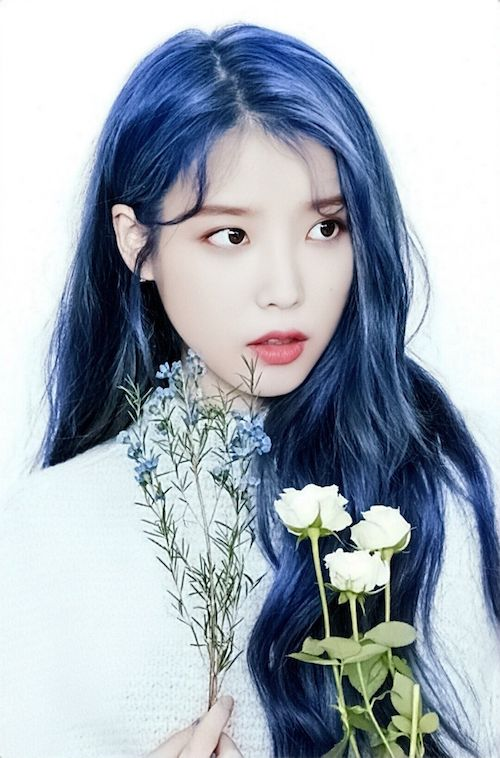
#> input picture Resources/iu1.jpg, 500 x 758 px
$ python chapter7.py
#> lines starting #> are read from the running program, lines starting #| are printed output that depends on the picture; after the words box and inside, x2 and y2 are one past the last pixel; in counts of white or black regions, pixels touching at a corner belong together
import cv2
import numpy as np


def empty(a):
    pass


cv2.namedWindow("TrackBars")
cv2.resizeWindow("TrackBars", 500, 758)
cv2.createTrackbar("Hue Min", "TrackBars", 66, 179, empty)
cv2.createTrackbar("Hue Max", "TrackBars", 171, 179, empty)
cv2.createTrackbar("Sat Min", "TrackBars", 63, 255, empty)
cv2.createTrackbar("Sat Max", "TrackBars", 255, 255, empty)
cv2.createTrackbar("Val Min", "TrackBars", 0, 255, empty)
cv2.createTrackbar("Val Max", "TrackBars", 255, 255, empty)

while True:
    img = cv2.imread("Resources/iu1.jpg")
#> img is the input picture: shape (758, 500, 3); mean B, G, R 183.7, 172.9, 163.2
    imgHSV = cv2.cvtColor(img, cv2.COLOR_BGR2HSV)
#> imgHSV: shape (758, 500, 3); mean H, S, V 74.7, 64.8, 187.5
    h_min = cv2.getTrackbarPos("Hue Min", "TrackBars")
    h_max = cv2.getTrackbarPos("Hue Max", "TrackBars")
    s_min = cv2.getTrackbarPos("Sat Min", "TrackBars")
    s_max = cv2.getTrackbarPos("Sat Max", "TrackBars")
    v_min = cv2.getTrackbarPos("Val Min", "TrackBars")
    v_max = cv2.getTrackbarPos("Val Max", "TrackBars")
    print(h_min, h_max, s_min, s_max, v_min, v_max)
    lower = np.array([h_min, s_min, v_min])
    upper = np.array([h_max, s_max, v_max])
    mask = cv2.inRange(imgHSV, lower, upper)
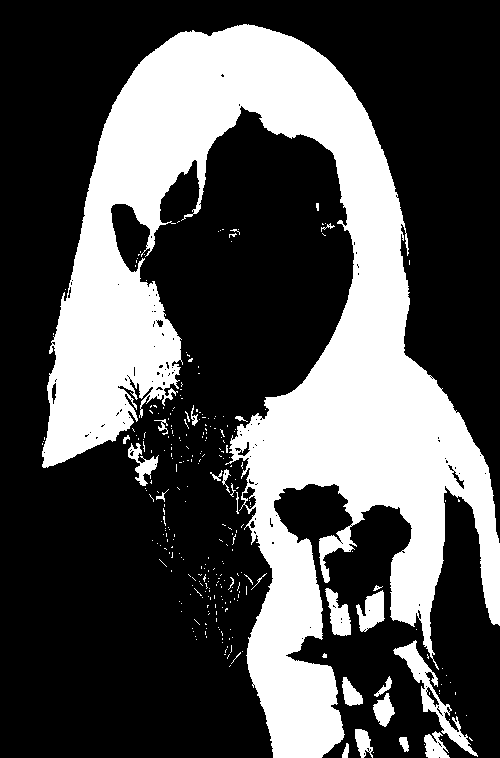
#> mask: shape (758, 500); 32% white; 290 white regions (264 under 20 px), largest, box (x1, y1, x2, y2) and area: (42, 24, 500, 758) 114599, (393, 640, 478, 757) 1701, (356, 590, 385, 632) 732

    imgResult = cv2.bitwise_and(img, img, mask=mask)
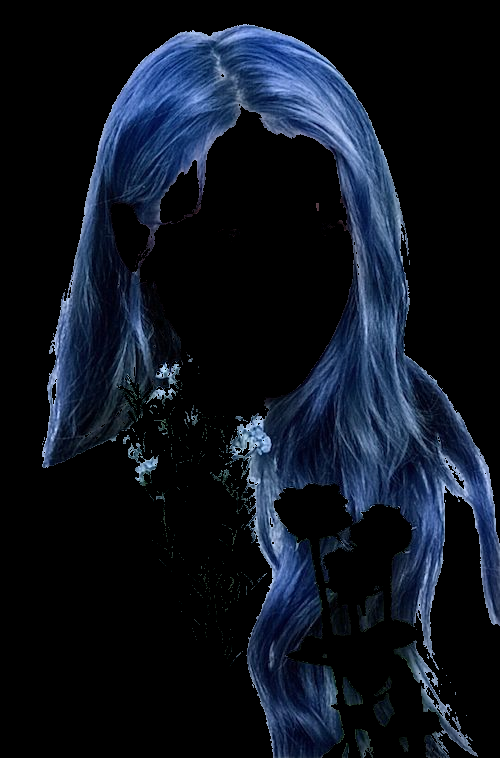
#> imgResult: shape (758, 500, 3); mean B, G, R 31.7, 20.3, 13.8
    imgStack = np.hstack((img, imgHSV))
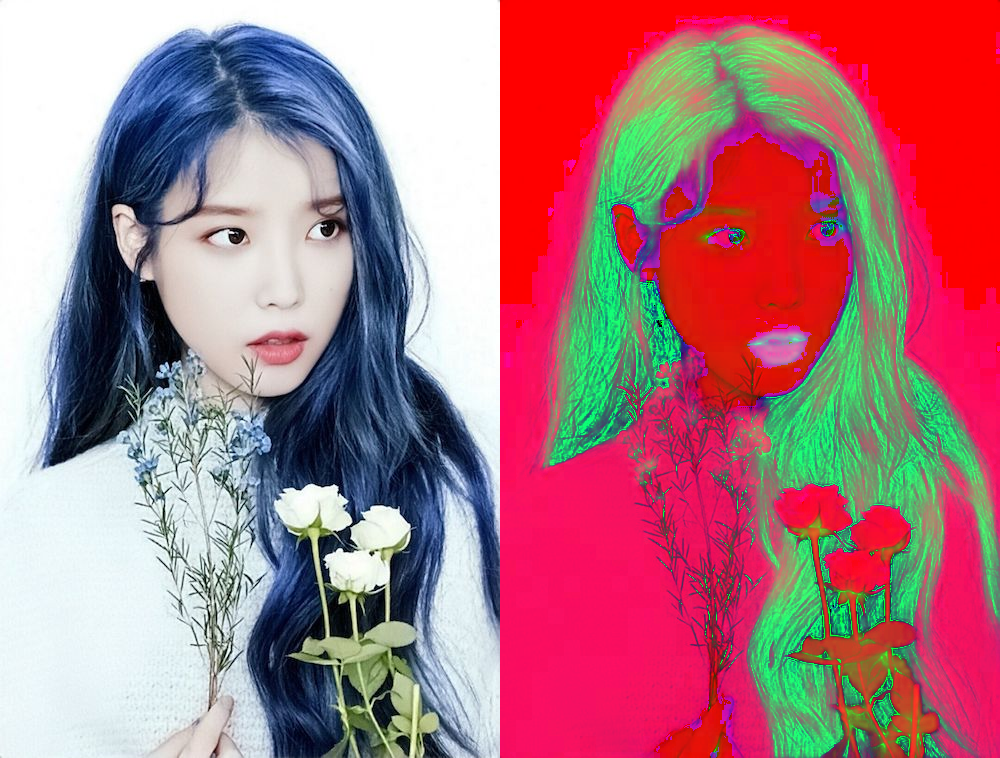
#> imgStack: shape (758, 1000, 3); mean B, G, R 129.2, 118.8, 175.4
    imgStack = np.hstack((imgStack, imgResult))
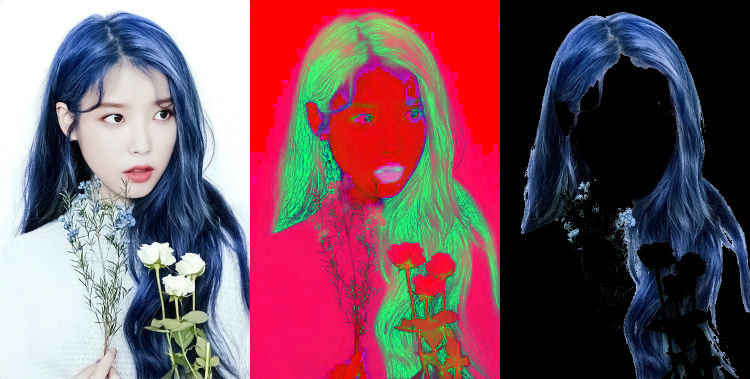
#> imgStack: shape (758, 1500, 3) (shown at 1/2 size); mean B, G, R 96.7, 86, 121.5

    cv2.imshow("Result", imgStack)
    cv2.imshow("Mask", mask)

    key = cv2.waitKey(3000) & 0xFF
#> (key Esc is pressed here)
    if key == 27:
        break
